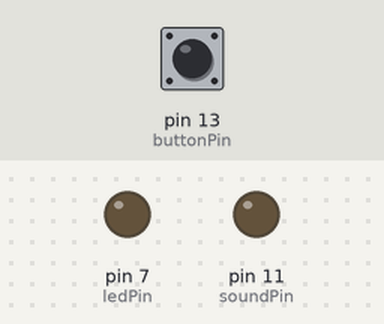
This sketch was run on a simulated Arduino Uno, built with avr-gcc and run on an emulated ATmega328P. Shown: output pins drawn as LEDs (lit = HIGH). The inputs (shaded band) are chosen by the test bench; at power-on: pin 13 (buttonPin) LOW.

Above: at 1.2 s.
1.3 s: pin 13 (buttonPin) pulled HIGH for 0.15 s
At 1.4 s:
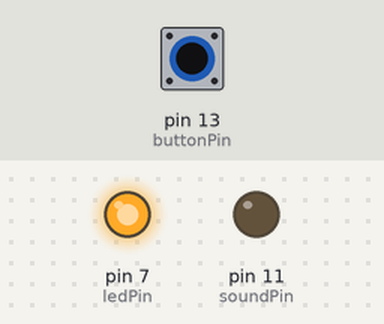
3.0 s: pin 13 (buttonPin) pulled HIGH for 3.2 s
At 7.0 s:
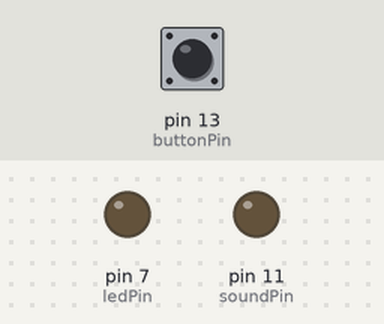
Timing chart, 0 to 8.5 s (numbered marks = the images above; inputs shaded):
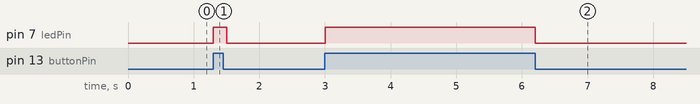

The sketch:

sketch_B.ino
```cpp
#define TIEMPO_CICLO 100
int soundPin = 11;
int buttonPin =  13;
int ledPin =  7;

int is_muted = 0;
unsigned long timeOrig;


ISR(TIMER1_COMPA_vect)
{
  static unsigned char data = 0;
  if (Serial.available()>1) {
    data = Serial.read();
    if (is_muted) {
      OCR2A = (byte) data;
    } else {
      OCR2A = (byte) 0;
    }
  }
}

void mute(){
  int boton = digitalRead(buttonPin);

  switch(boton){
    case HIGH:
      is_muted = 1;
      digitalWrite(ledPin, is_muted);
      break;
    case LOW:
      is_muted = 0;
      digitalWrite(ledPin, is_muted);
      break;
  }
}

void setup ()
{
    pinMode(soundPin, OUTPUT);
    pinMode(ledPin, OUTPUT);
    pinMode(buttonPin, INPUT);
    Serial.begin(115200);

    //TIMER_1
    TCCR1B = _BV(WGM12)| _BV(CS10);
    TCCR1A = 0;
    OCR1A=4000;
    TIMSK1= TIMSK1 | _BV(OCIE1A);

    //TIMER_2
    TCCR2A = _BV(COM2A1) | _BV(COM2B1) | _BV(WGM21) | _BV(WGM20);
    TCCR2B = _BV(CS20);

    timeOrig = millis();
}

void loop ()
{
    unsigned long timeDiff;

    mute();
    timeDiff = TIEMPO_CICLO - (millis() - timeOrig);
    timeOrig = timeOrig + TIEMPO_CICLO;
    delay(timeDiff);
}
```

Measured:
- after the input at 1.3 s, pin 7 (ledPin): LOW → HIGH at once, → LOW 0.20 s later
- after the input at 3.0 s, pin 7 (ledPin): LOW → HIGH at once, → LOW 3.2 s later
